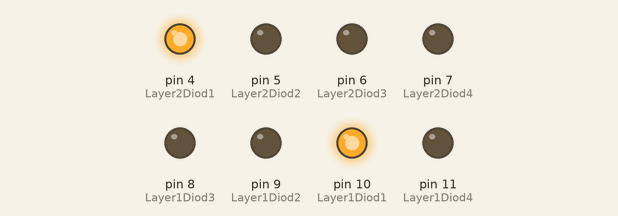
Simulated run of this sketch. Board: Arduino Uno, built with avr-gcc and run on an emulated ATmega328P. Shown: output pins drawn as LEDs (lit = HIGH).

Above: at 1.45 s.
At 1.95 s:
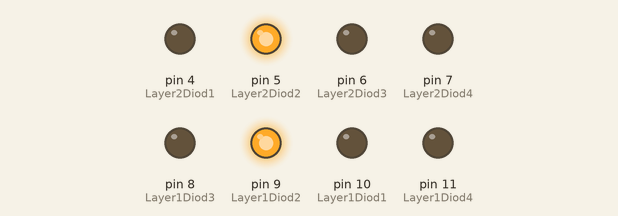
At 2.75 s:
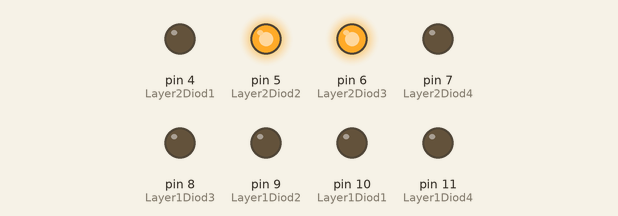
At 4.15 s:
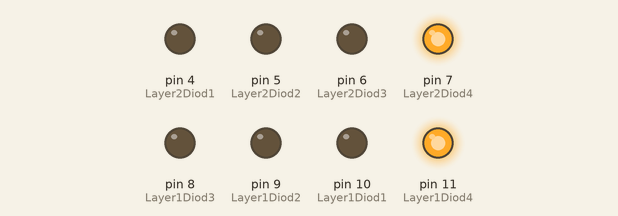
At 5.45 s:
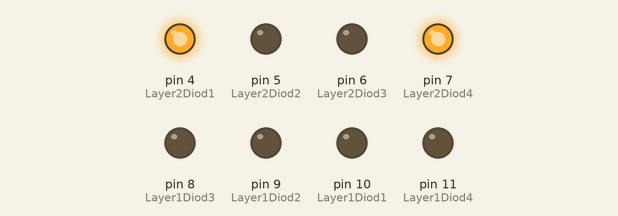
At 6.85 s:
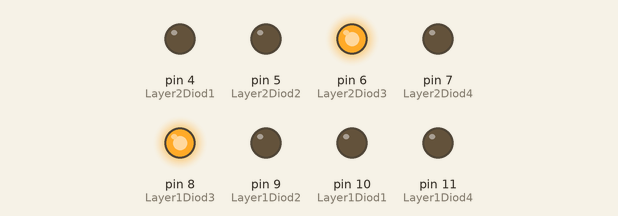
Timing chart, 0 to 7.2 s (numbered marks = the images above):
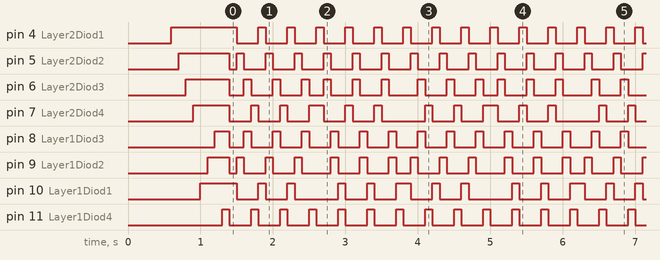

Measured:
- by itself, pin 4 (Layer2Diod1), pin 11 (Layer1Diod4): alternates HIGH for 0.10 s and LOW for 0.30 s
- by itself, pin 5 (Layer2Diod2), pin 8 (Layer1Diod3): repeats every 0.40 s: HIGH 0.10 s, LOW 0.30 s
- by itself, pin 7 (Layer2Diod4): repeats every 2.4 s: 2 × (HIGH 0.10 s, LOW 0.30 s), HIGH 0.20 s, 2 × (LOW 0.30 s, HIGH 0.10 s), LOW 0.60 s
- by itself, pin 10 (Layer1Diod1): repeats every 2.4 s: HIGH 0.10 s, LOW 0.30 s, HIGH 0.10 s, LOW 0.60 s, 2 × (HIGH 0.10 s, LOW 0.30 s), HIGH 0.20 s, LOW 0.30 s
- by itself, pin 6 (Layer2Diod3): repeats every 2.4 s: 2 × (HIGH 0.10 s, LOW 0.30 s), HIGH 0.10 s, LOW 0.20 s, 2 × (HIGH 0.10 s, LOW 0.30 s), HIGH 0.10 s, LOW 0.40 s

The sketch:

LED_Cube.ino
```cpp
// First Layer Diods
int Layer1Diod1 = 10;
int Layer1Diod2 = 9;
int Layer1Diod3 = 8;
int Layer1Diod4 = 11;

// Second Layer Diods
int Layer2Diod1 = 4;
int Layer2Diod2 = 5;
int Layer2Diod3 = 6;
int Layer2Diod4 = 7;

void setup() {
  pinMode(Layer2Diod1, OUTPUT);
  pinMode(Layer2Diod2, OUTPUT);
  pinMode(Layer2Diod3, OUTPUT);
  pinMode(Layer2Diod4, OUTPUT);
  pinMode(Layer1Diod3, OUTPUT);
  pinMode(Layer1Diod2, OUTPUT);
  pinMode(Layer1Diod1, OUTPUT);
  pinMode(Layer1Diod4, OUTPUT);

  // All LEDs are turned off
  digitalWrite(Layer2Diod1, LOW);
  digitalWrite(Layer1Diod1, LOW);
  digitalWrite(Layer2Diod2, LOW);
  digitalWrite(Layer1Diod2, LOW);
  digitalWrite(Layer2Diod3, LOW);
  digitalWrite(Layer1Diod3, LOW);
  digitalWrite(Layer2Diod4, LOW);
  digitalWrite(Layer1Diod4, LOW);
  delay(600);

  // Effect 1 - Start Up
  digitalWrite(Layer2Diod1, HIGH);
  delay(100);

  digitalWrite(Layer2Diod2, HIGH);
  delay(100);

  digitalWrite(Layer2Diod3, HIGH);
  delay(100);

  digitalWrite(Layer2Diod4, HIGH);
  delay(100);

  digitalWrite(Layer1Diod1, HIGH);
  delay(100);

  digitalWrite(Layer1Diod2, HIGH);
  delay(100);

  digitalWrite(Layer1Diod3, HIGH);
  delay(100);

  digitalWrite(Layer1Diod4, HIGH);
  delay(100);
}

void loop() {


  // Effect 2 - Two Running LEDs Left and Right (Horizontal)
  digitalWrite(Layer2Diod1, HIGH);
  digitalWrite(Layer1Diod1, HIGH);
  digitalWrite(Layer2Diod2, LOW);
  digitalWrite(Layer1Diod2, LOW);
  digitalWrite(Layer2Diod3, LOW);
  digitalWrite(Layer1Diod3, LOW);
  digitalWrite(Layer2Diod4, LOW);
  digitalWrite(Layer1Diod4, LOW);
  delay(100);

  digitalWrite(Layer2Diod1, LOW);
  digitalWrite(Layer1Diod1, LOW);
  digitalWrite(Layer2Diod2, HIGH);
  digitalWrite(Layer1Diod2, HIGH);
  digitalWrite(Layer2Diod3, LOW);
  digitalWrite(Layer1Diod3, LOW);
  digitalWrite(Layer2Diod4, LOW);
  digitalWrite(Layer1Diod4, LOW);
  delay(100);

  digitalWrite(Layer2Diod1, LOW);
  digitalWrite(Layer1Diod1, LOW);
  digitalWrite(Layer2Diod2, LOW);
  digitalWrite(Layer1Diod2, LOW);
  digitalWrite(Layer2Diod3, HIGH);
  digitalWrite(Layer1Diod3, HIGH);
  digitalWrite(Layer2Diod4, LOW);
  digitalWrite(Layer1Diod4, LOW);
  delay(100);

  digitalWrite(Layer2Diod1, LOW);
  digitalWrite(Layer1Diod1, LOW);
  digitalWrite(Layer2Diod2, LOW);
  digitalWrite(Layer1Diod2, LOW);
  digitalWrite(Layer2Diod3, LOW);
  digitalWrite(Layer1Diod3, LOW);
  digitalWrite(Layer2Diod4, HIGH);
  digitalWrite(Layer1Diod4, HIGH);
  delay(100);

  digitalWrite(Layer2Diod1, HIGH);
  digitalWrite(Layer1Diod1, HIGH);
  digitalWrite(Layer2Diod2, LOW);
  digitalWrite(Layer1Diod2, LOW);
  digitalWrite(Layer2Diod3, LOW);
  digitalWrite(Layer1Diod3, LOW);
  digitalWrite(Layer2Diod4, LOW);
  digitalWrite(Layer1Diod4, LOW);
  delay(100);

  digitalWrite(Layer2Diod1, LOW);
  digitalWrite(Layer1Diod1, LOW);
  digitalWrite(Layer2Diod2, HIGH);
  digitalWrite(Layer1Diod2, HIGH);
  digitalWrite(Layer2Diod3, LOW);
  digitalWrite(Layer1Diod3, LOW);
  digitalWrite(Layer2Diod4, LOW);
  digitalWrite(Layer1Diod4, LOW);
  delay(100);

  digitalWrite(Layer2Diod1, LOW);
  digitalWrite(Layer1Diod1, LOW);
  digitalWrite(Layer2Diod2, LOW);
  digitalWrite(Layer1Diod2, LOW);
  digitalWrite(Layer2Diod3, HIGH);
  digitalWrite(Layer1Diod3, HIGH);
  digitalWrite(Layer2Diod4, LOW);
  digitalWrite(Layer1Diod4, LOW);
  delay(100);

  digitalWrite(Layer2Diod1, LOW);
  digitalWrite(Layer1Diod1, LOW);
  digitalWrite(Layer2Diod2, LOW);
  digitalWrite(Layer1Diod2, LOW);
  digitalWrite(Layer2Diod3, LOW);
  digitalWrite(Layer1Diod3, LOW);
  digitalWrite(Layer2Diod4, HIGH);
  digitalWrite(Layer1Diod4, HIGH);
  delay(100);

  digitalWrite(Layer2Diod1, HIGH);
  digitalWrite(Layer1Diod1, HIGH);
  digitalWrite(Layer2Diod2, LOW);
  digitalWrite(Layer1Diod2, LOW);
  digitalWrite(Layer2Diod3, LOW);
  digitalWrite(Layer1Diod3, LOW);
  digitalWrite(Layer2Diod4, LOW);
  digitalWrite(Layer1Diod4, LOW);
  delay(100);

  digitalWrite(Layer2Diod1, LOW);
  digitalWrite(Layer1Diod1, LOW);
  digitalWrite(Layer2Diod2, HIGH);
  digitalWrite(Layer1Diod2, HIGH);
  digitalWrite(Layer2Diod3, LOW);
  digitalWrite(Layer1Diod3, LOW);
  digitalWrite(Layer2Diod4, LOW);
  digitalWrite(Layer1Diod4, LOW);
  delay(100);

  digitalWrite(Layer2Diod1, LOW);
  digitalWrite(Layer1Diod1, LOW);
  digitalWrite(Layer2Diod2, LOW);
  digitalWrite(Layer1Diod2, LOW);
  digitalWrite(Layer2Diod3, HIGH);
  digitalWrite(Layer1Diod3, HIGH);
  digitalWrite(Layer2Diod4, LOW);
  digitalWrite(Layer1Diod4, LOW);
  delay(100);

  digitalWrite(Layer2Diod1, LOW);
  digitalWrite(Layer1Diod1, LOW);
  digitalWrite(Layer2Diod2, LOW);
  digitalWrite(Layer1Diod2, LOW);
  digitalWrite(Layer2Diod3, LOW);
  digitalWrite(Layer1Diod3, LOW);
  digitalWrite(Layer2Diod4, HIGH);
  digitalWrite(Layer1Diod4, HIGH);
  delay(100);

  // Effect 3 - Runnig LEDs Up and Down (Vertical)
  digitalWrite(Layer2Diod1, HIGH);
  digitalWrite(Layer1Diod1, LOW);
  digitalWrite(Layer2Diod2, LOW);
  digitalWrite(Layer1Diod2, LOW);
  digitalWrite(Layer2Diod3, LOW);
  digitalWrite(Layer1Diod3, LOW);
  digitalWrite(Layer2Diod4, HIGH);
  digitalWrite(Layer1Diod4, LOW);
  delay(100);

  digitalWrite(Layer2Diod1, LOW);
  digitalWrite(Layer1Diod1, LOW);
  digitalWrite(Layer2Diod2, HIGH);
  digitalWrite(Layer1Diod2, LOW);
  digitalWrite(Layer2Diod3, HIGH);
  digitalWrite(Layer1Diod3, LOW);
  digitalWrite(Layer2Diod4, LOW);
  digitalWrite(Layer1Diod4, LOW);
  delay(100);

  digitalWrite(Layer2Diod1, LOW);
  digitalWrite(Layer1Diod1, LOW);
  digitalWrite(Layer2Diod2, LOW);
  digitalWrite(Layer1Diod2, HIGH);
  digitalWrite(Layer2Diod3, LOW);
  digitalWrite(Layer1Diod3, HIGH);
  digitalWrite(Layer2Diod4, LOW);
  digitalWrite(Layer1Diod4, LOW);
  delay(100);

  digitalWrite(Layer2Diod1, LOW);
  digitalWrite(Layer1Diod1, HIGH);
  digitalWrite(Layer2Diod2, LOW);
  digitalWrite(Layer1Diod2, LOW);
  digitalWrite(Layer2Diod3, LOW);
  digitalWrite(Layer1Diod3, LOW);
  digitalWrite(Layer2Diod4, LOW);
  digitalWrite(Layer1Diod4, HIGH);
  delay(100);

  digitalWrite(Layer2Diod1, HIGH);
  digitalWrite(Layer1Diod1, LOW);
  digitalWrite(Layer2Diod2, LOW);
  digitalWrite(Layer1Diod2, LOW);
  digitalWrite(Layer2Diod3, LOW);
  digitalWrite(Layer1Diod3, LOW);
  digitalWrite(Layer2Diod4, HIGH);
  digitalWrite(Layer1Diod4, LOW);
  delay(100);

  digitalWrite(Layer2Diod1, LOW);
  digitalWrite(Layer1Diod1, LOW);
  digitalWrite(Layer2Diod2, HIGH);
  digitalWrite(Layer1Diod2, LOW);
  digitalWrite(Layer2Diod3, HIGH);
  digitalWrite(Layer1Diod3, LOW);
  digitalWrite(Layer2Diod4, LOW);
  digitalWrite(Layer1Diod4, LOW);
  delay(100);

  digitalWrite(Layer2Diod1, LOW);
  digitalWrite(Layer1Diod1, LOW);
  digitalWrite(Layer2Diod2, LOW);
  digitalWrite(Layer1Diod2, HIGH);
  digitalWrite(Layer2Diod3, LOW);
  digitalWrite(Layer1Diod3, HIGH);
  digitalWrite(Layer2Diod4, LOW);
  digitalWrite(Layer1Diod4, LOW);
  delay(100);

  digitalWrite(Layer2Diod1, LOW);
  digitalWrite(Layer1Diod1, HIGH);
  digitalWrite(Layer2Diod2, LOW);
  digitalWrite(Layer1Diod2, LOW);
  digitalWrite(Layer2Diod3, LOW);
  digitalWrite(Layer1Diod3, LOW);
  digitalWrite(Layer2Diod4, LOW);
  digitalWrite(Layer1Diod4, HIGH);
  delay(100);

  digitalWrite(Layer2Diod1, HIGH);
  digitalWrite(Layer1Diod1, LOW);
  digitalWrite(Layer2Diod2, LOW);
  digitalWrite(Layer1Diod2, LOW);
  digitalWrite(Layer2Diod3, LOW);
  digitalWrite(Layer1Diod3, LOW);
  digitalWrite(Layer2Diod4, HIGH);
  digitalWrite(Layer1Diod4, LOW);
  delay(100);

  digitalWrite(Layer2Diod1, LOW);
  digitalWrite(Layer1Diod1, LOW);
  digitalWrite(Layer2Diod2, HIGH);
  digitalWrite(Layer1Diod2, LOW);
  digitalWrite(Layer2Diod3, HIGH);
  digitalWrite(Layer1Diod3, LOW);
  digitalWrite(Layer2Diod4, LOW);
  digitalWrite(Layer1Diod4, LOW);
  delay(100);

  digitalWrite(Layer2Diod1, LOW);
  digitalWrite(Layer1Diod1, LOW);
  digitalWrite(Layer2Diod2, LOW);
  digitalWrite(Layer1Diod2, HIGH);
  digitalWrite(Layer2Diod3, LOW);
  digitalWrite(Layer1Diod3, HIGH);
  digitalWrite(Layer2Diod4, LOW);
  digitalWrite(Layer1Diod4, LOW);
  delay(100);

  digitalWrite(Layer2Diod1, LOW);
  digitalWrite(Layer1Diod1, HIGH);
  digitalWrite(Layer2Diod2, LOW);
  digitalWrite(Layer1Diod2, LOW);
  digitalWrite(Layer2Diod3, LOW);
  digitalWrite(Layer1Diod3, LOW);
  digitalWrite(Layer2Diod4, LOW);
  digitalWrite(Layer1Diod4, HIGH);
  delay(100);
}
```
